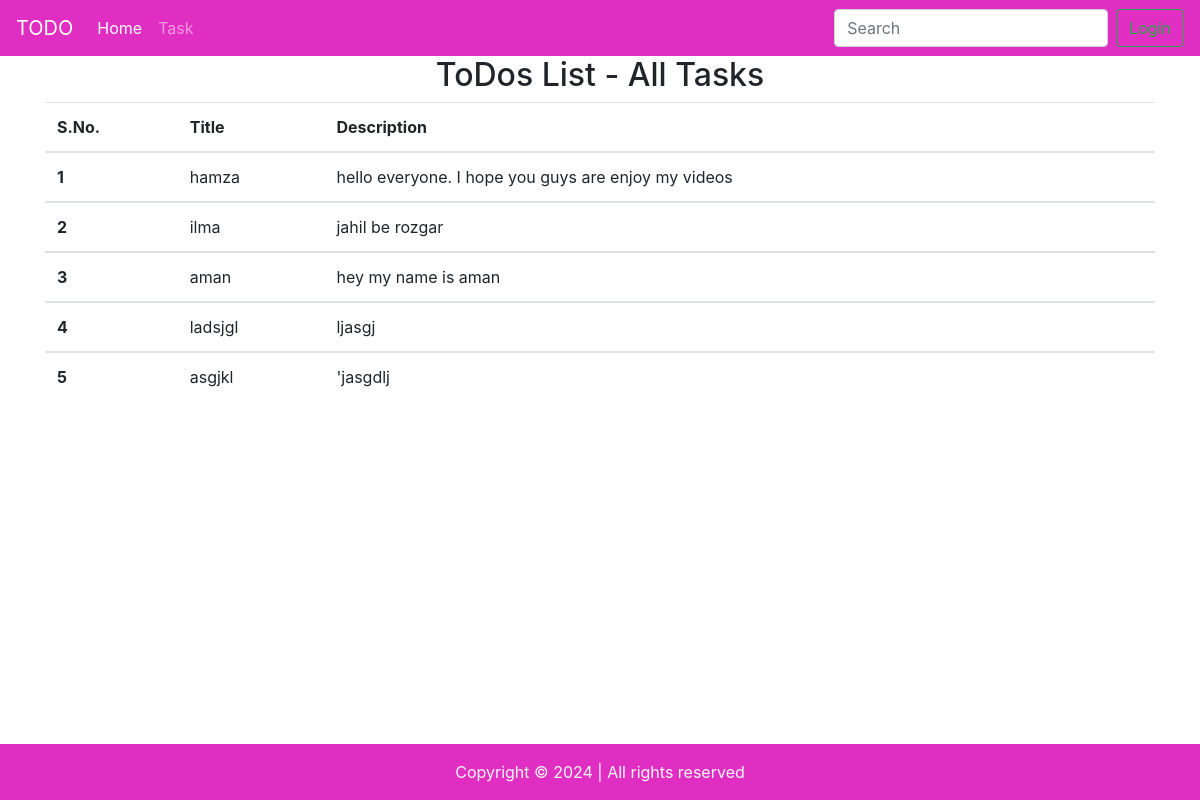
The page / on the database its author committed.
### home/models.py (models this page shows, shortened)
class Task(models.Model):
    taskTitle = models.CharField(max_length=30)
    taskDes = models.TextField()
    time = models.DateField(auto_now_add=True)

### home/views.py (the view, shortened to what this page needs)
# urls.py: path("",views.home, name="home"), # most common mistake is forget ","
def home(request):
    allTasks = Task.objects.all()
    context = {'allTasks':allTasks}
    return render(request, "home.html", context)

### home/templates/home.html (shortened to what this page needs)
{% extends "base.html" %}
{% block body %}
{% include "header.html" %}
<div class="container">
    <h2 class="text-center">ToDos List - All Tasks</h2>
    <table class="table">
        <thead>
            <tr>
                <th>S.No.</th>
                <th>Title</th>
                <th>Description</th>
            </tr>
        </thead>
        <tbody>
        {% for s in allTasks %}
            <tr>
                <th scope="row">{{forloop.counter}}</th>
                <td>{{s.taskTitle}}</td>
                <td>{{s.taskDes}}</td>
            </tr>
        </tbody>
        {% endfor %}
    </table>
</div>
{% include "footer.html" %}
{% endblock body %}

### home/templates/base.html (shortened to what this page needs)
<!doctype html>
<html lang="en">
  <head>
    <link rel="stylesheet" href="https://stackpath.bootstrapcdn.com/bootstrap/4.3.1/css/bootstrap.min.css">
  </head>
  {% block body %}{% endblock body %}
</html>

### home/templates/header.html (shortened to what this page needs)
<nav class="navbar navbar-expand-sm navbar-dark" style="background-color: #e12ec2;">
    <a class="navbar-brand" href="#">TODO</a>
    <div class="collapse navbar-collapse" id="collapsibleNavId">
        <ul class="navbar-nav mr-auto mt-2 mt-lg-0">
            <li class="nav-item active">
                <a class="nav-link" href="/">Home <span class="sr-only">(current)</span></a>
            </li>
            <li class="nav-item">
                <a class="nav-link" href="/task">Task</a>
            </li>
        </ul>
        <form class="form-inline my-2 my-lg-0" action="/login">
            <input class="form-control mr-sm-2" type="text" placeholder="Search">
            <button class="btn btn-outline-success my-2 my-sm-0" type="submit">Login</button>
        </form>
    </div>
</nav>

### home/templates/footer.html
<p class="text-center text-light fixed-bottom my-0 py-3" style="background-color: #e12ec2">
Copyright &copy; 2024 | All rights reserved
</p>

### rows shown on the page
Task: taskTitle "hamza", taskDes "hello everyone. I hope you guys are enjoy my videos"
Task: taskTitle "ilma", taskDes "jahil be rozgar"
Task: taskTitle "aman", taskDes "hey my name is aman"
Task: taskTitle "ladsjgl", taskDes "ljasgj"
Task: taskTitle "asgjkl", taskDes "'jasgdlj"
